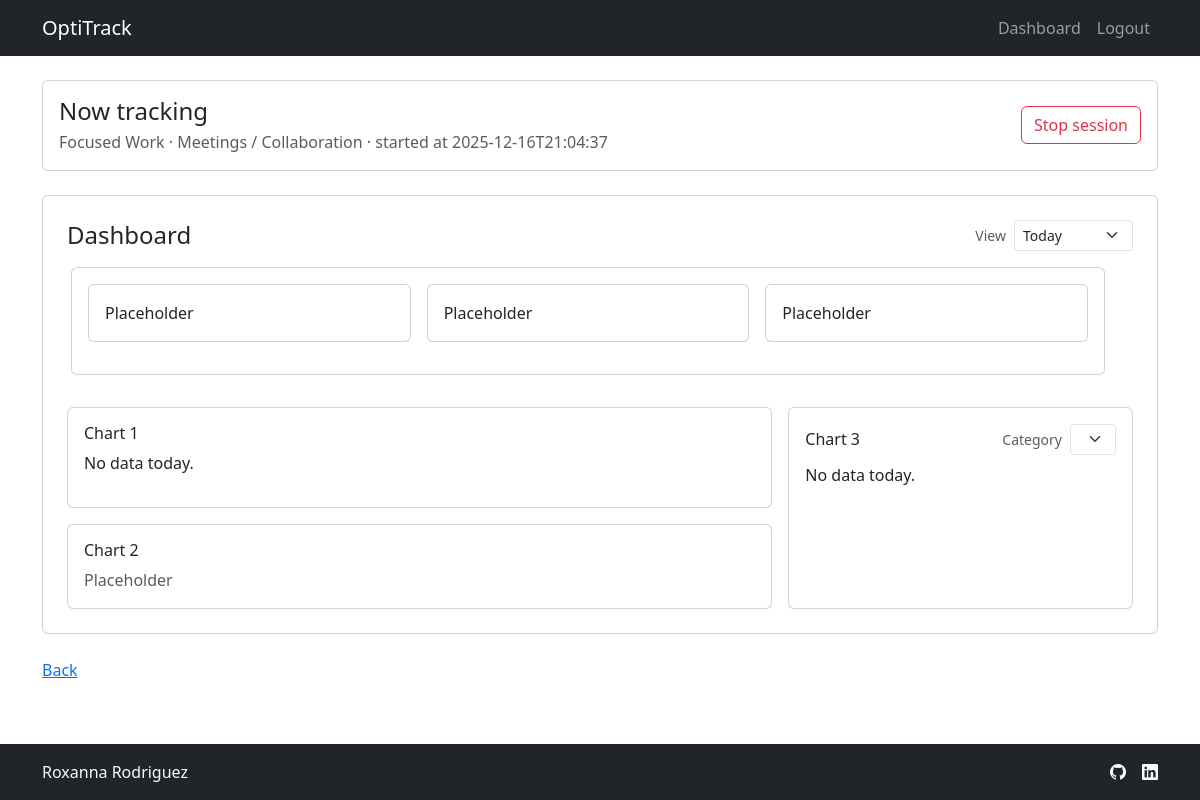
Before: /dashboard (signed in) with the older database file.
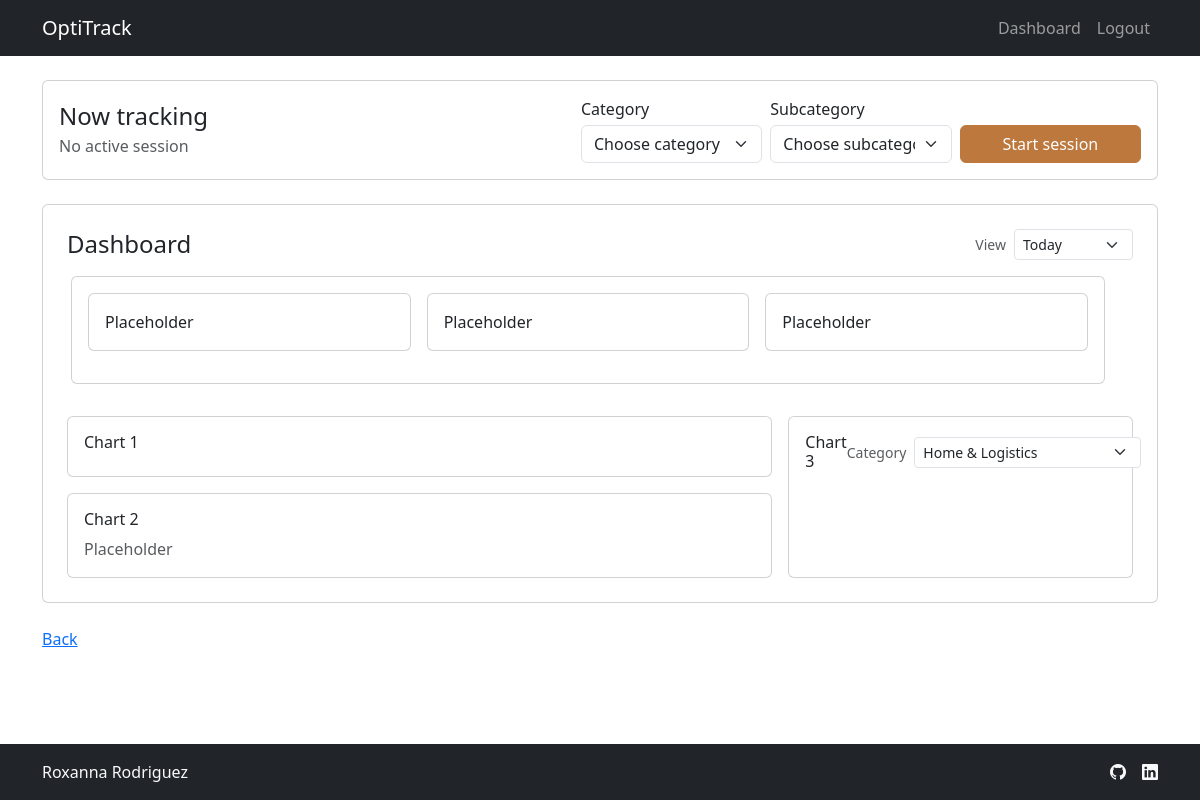
After: the same page with the newer database file.
### tables this page shows
CREATE TABLE events (
    event_id INTEGER PRIMARY KEY AUTOINCREMENT,
    user_id INTEGER NOT NULL,
    category TEXT NOT NULL,
    subcategory TEXT NOT NULL,
    start_ts TIMESTAMP NOT NULL,
    end_ts TIMESTAMP,
    FOREIGN KEY (user_id) REFERENCES users(user_id)
);

### app.py (the view)
@app.route("/dashboard")
@login_required
def dashboard():
    db = get_db()
    rows = db.execute(
        """
        SELECT category, subcategory
        FROM user_activities
        WHERE user_id = ?
        """,
        (g.user["user_id"],)
    ).fetchall()
    activities_by_cat = {}
    for row in rows:
        activities_by_cat.setdefault(row["category"], []).append(row["subcategory"])
    active_session = db.execute(
        """
        SELECT *
        FROM events
        WHERE user_id = ? AND end_ts IS NULL
        """,
        (g.user["user_id"],)
    ).fetchone()
    query = """
        SELECT
            category,
        SUM(total_seconds) AS total_time_spent_seconds
        FROM vw_daily_activity
        WHERE user_id = ? AND event_date = DATE('now', 'localtime')
        GROUP BY category
        ORDER BY total_time_spent_seconds DESC
        """
    df_today_by_category = pd.read_sql_query(query, db, params=(g.user["user_id"],))
    period = request.args.get("period", "today")
    if df_today_by_category.empty:
        chart_divs = {}
        kpis = {}
        return render_template("dashboard.html",
                           activities_by_cat=activities_by_cat,
                           active_session=active_session,
                           period=period,
                           chart_divs=chart_divs,
                           kpis = kpis)
    df_today_by_category["total_time_spent_hours"] = df_today_by_category["total_time_spent_seconds"]/3600
    total_time_tracked = df_today_by_category["total_time_spent_seconds"].sum()/3600
    top_category = df_today_by_category.iloc[0]["category"]
    categories_available = df_today_by_category["category"].tolist()
    selected_category = request.args.get("category", top_category)
    if selected_category not in categories_available:
        selected_category = top_category
    query = """
        SELECT
            subcategory,
            SUM(total_seconds) AS total_time_spent_seconds
        FROM vw_daily_activity
        WHERE user_id = ?
            AND event_date = DATE('now', 'localtime')
            AND category = ?
        GROUP BY subcategory
        """
    df_subcategory_breakdown = pd.read_sql_query(query, db, params=(g.user["user_id"], selected_category))
    df_subcategory_breakdown["total_time_spent_hours"] = df_subcategory_breakdown["total_time_spent_seconds"]/3600
    chart_today_by_category = charts.today_by_category(df_today_by_category)
    div_today_by_category = charts.fig_to_div(chart_today_by_category)
    chart_subcategory_breakdown = charts.subcategories_breakdown(df_subcategory_breakdown, selected_category)
    div_subcategory_breakdown = charts.fig_to_div(chart_subcategory_breakdown)
    chart_divs = {"div_today_by_category": div_today_by_category,
                    "div_subcategory_breakdown": div_subcategory_breakdown}
    kpis = {"total_time_tracked": total_time_tracked,
                    "top_category": top_category}
    return render_template("dashboard.html",
                           activities_by_cat=activities_by_cat,
                           active_session=active_session,
                           period=period,
                           categories_available=categories_available,
                           selected_category=selected_category,
                           chart_divs=chart_divs,
                           kpis = kpis)

### app.py (called while the page is built, shortened)
@app.before_request
def load_logged_in_user():
    user_id = session.get("user_id")
    if user_id is None:
        g.user = None
    else:
        db = get_db()
        g.user = db.execute(
            """
            SELECT * FROM users WHERE user_id = ?
            """,
            (user_id,)
        ).fetchone()

@app.before_request
def require_setup_if_needed():
    if g.get("user") is None:
        return
    if g.user["setup_completed"]:
        return

@app.after_request
def add_no_cache_headers(response):
    response.headers["Cache-Control"] = "no-store, no-cache, must-revalidate, max-age=0"
    response.headers["Pragma"] = "no-cache"
    response.headers["Expires"] = "0"
    return response

### charts.py (called while the page is built)
def today_by_category(df):
    df = df.sort_values("total_time_spent_hours", ascending=True)
    fig = px.bar(
        df,
        x="total_time_spent_hours",
        y="category",
        orientation="h",
        title="Hours by Category"
    )
    fig.update_layout(margin=dict(l=10, r=10, t=40, b=10))
    fig.update_xaxes(title="Hours", tickformat=".2f")
    return fig

def subcategories_breakdown(df, selected_category):
    df = df.sort_values("total_time_spent_hours", ascending=True)
    fig = px.bar(
        df,
        x="subcategory",
        y="total_time_spent_hours",
        title=f"{selected_category} - subcategories"
    )
    fig.update_layout(margin=dict(l=10, r=10, t=40, b=10))
    fig.update_yaxes(title="Hours", tickformat=".2f")
    return fig

def fig_to_div(fig):
    return pio.to_html(fig, full_html=False, include_plotlyjs="cdn")

### helpers.py (called while the page is built)
def get_db():
    if "db" not in g:
        g.db = sqlite3.connect(current_app.config["DATABASE"])
        g.db.row_factory = sqlite3.Row
    return g.db

def login_required(f):
    @wraps(f)
    def decorated_function(*args, **kwargs):
        if g.user is None:
            return redirect("/login")
        return f(*args, **kwargs)
    return decorated_function

### templates/dashboard.html (shortened to what this page needs)
{% extends "layout.html" %}
{% block content %}
<div class="container py-4">
    <section class="mb-4">
        <div class="card">
            <div class="card-body d-flex flex-column flex-md-row align-items-md-center justify-content-between gap-3">
                <div>
                    <h2 class="h4 mb-1">Now tracking</h2>
                    <p class="text-muted mb-0">
                        {% if active_session %}
                        {{ active_session["category"] }} · {{ active_session["subcategory"] }} · started at {{
                        active_session["start_ts"] }}
                        {% else %}
                        No active session
                        {% endif %}
                    </p>
                </div>
                {% if not active_session %}
                <div class="dashboard-tracker">
                    <form method="post" action="/sessions/start" class="row g-2 align-items-end">
                        <div class="col-12 col-md-4">
                            <label for="categorySelect" class="form-label mb-1">Category</label>
                            <select id="categorySelect" name="category" class="form-select w-100" required>
                                <option value="" selected disabled>Choose category</option>
                            </select>
                        </div>
                        <div class="col-12 col-md-4">
                            <label for="subcategorySelect" class="form-label mb-1">Subcategory</label>
                            <select id="subcategorySelect" name="subcategory" class="form-select w-100" required>
                                <option value="" selected disabled>Choose subcategory</option>
                            </select>
                        </div>
                        <div class="col-12 col-md-4">
                            <button type="submit" class="btn btn-secondary tracker-btn w-100">
                                Start session
                            </button>
                        </div>
                    </form>
                </div>
                {% else %}
                <div class="dashboard-tracker">
                    <form method="post" action="/sessions/stop">
                        <button type="submit" class="btn btn-outline-danger tracker-btn w-100">
                            Stop session
                        </button>
                    </form>
                </div>
                {% endif %}
            </div>
        </div>
    </section>
    <section class="mb-4">
        <div class="card">
            <div class="card-body p-4">
                <div class="d-flex align-items-center justify-content-between mb-3">
                    <h2 class="h4 mb-0">Dashboard</h2>
                    <form method="get" class="d-flex align-items-center gap-2">
                        <label for="periodSelect" class="form-label mb-0 small text-muted">View</label>
                        <select id="periodSelect" name="period" class="form-select form-select-sm"
                            onchange="this.form.submit()">
                            <option value="today" {% if period=="today" %}selected{% endif %}>Today</option>
                        </select>
                    </form>
                </div>
                <div class="row g-3 align-items-stretch">
                    <div class="row my-3">
                        <div class="col-12">
                            <div class="card flex-fill">
                                <div class="card-body">
                                    <div class="row mb-3 g-3">
                                        <div class="col-12 col-md-4">
                                            <div class="card">
                                                <div class="card-body">Placeholder</div>
                                            </div>
                                        </div>
                                        <div class="col-12 col-md-4">
                                            <div class="card">
                                                <div class="card-body">Placeholder</div>
                                            </div>
                                        </div>
                                        <div class="col-12 col-md-4">
                                            <div class="card">
                                                <div class="card-body">Placeholder</div>
                                            </div>
                                        </div>
                                    </div>
                                </div>
                            </div>
                        </div>
                    </div>
                    <div class="col-12 col-lg-8 d-flex flex-column gap-3">
                        <div class="card flex-fill">
                            <div class="card-body">
                                <h3 class="h6">Chart 1</h3>
                                {% if chart_divs %}
                                {{ chart_divs.div_today_by_category | safe }}
                                {% else %}
                                <p>No data today.</p>
                                {% endif %}
                            </div>
                        </div>
                        <div class="card flex-fill">
                            <div class="card-body">
                                <h3 class="h6">Chart 2</h3>
                                <p class="text-muted mb-0">Placeholder</p>
                            </div>
                        </div>
                    </div>
                    <div class="col-12 col-lg-4 d-flex">
                        <div class="card w-100 h-100">
                            <div class="card-body">
                                <div class="d-flex align-items-center justify-content-between mb-2">
                                    <h3 class="h6 mb-0">Chart 3</h3>
                                    <form method="get" class="d-flex align-items-center gap-2">
                                        <label for="dashboardCategorySelect"
                                            class="form-label mb-0 small text-muted">Category</label>
                                        <select id="dashboardCategorySelect" name="category"
                                            class="form-select form-select-sm w-auto" onchange="this.form.submit()">
                                            {% for category in categories_available %}
                                            <option value="{{ category }}" {% if category==selected_category
                                                %}selected{% endif %}>
                                                {{ category }}
                                            </option>
                                            {% endfor %}
                                        </select>
                                    </form>
                                </div>
                                {% if chart_divs %}
                                {{ chart_divs.div_subcategory_breakdown | safe }}
                                {% else %}
                                <p>No data today.</p>
                                {% endif %}
                            </div>
                        </div>
                    </div>
                </div>
            </div>
        </div>
    </section>
    <a href="{{ url_for('index') }}">Back</a>
    {% endblock %}

### templates/layout.html (shortened to what this page needs)
<!DOCTYPE html>
<html lang="en">
<head>
    <link href="https://cdn.jsdelivr.net/npm/bootstrap@5.3.3/dist/css/bootstrap.min.css" rel="stylesheet"
>
    <link rel="stylesheet" href="{{ url_for('static', filename='styles.css') }}">
    <link rel="stylesheet" href="https://cdn.jsdelivr.net/npm/bootstrap-icons@1.10.5/font/bootstrap-icons.css">
</head>
<body>
    <nav class="navbar navbar-expand-md navbar-dark bg-dark">
        <div class="container">
            <a class="navbar-brand d-flex align-items-center" href="{{ url_for('index') }}">
                <span> OptiTrack </span>
            </a>
            {% if g.user %}
            <div class="collapse navbar-collapse" id="navbarNav">
                <ul class="navbar-nav ms-auto mb-2 mb-md-0">
                    <li class="nav-item">
                        <a class="nav-link" href="{{ url_for('dashboard') }}">Dashboard</a>
                    </li>
                    <li class="nav-item">
                        <a class="nav-link" href="{{ url_for('logout') }}">Logout</a>
                    </li>
                </ul>
            </div>
            {% endif %}
        </div>
    </nav>
    <main class="{% block main_class %}{% endblock %}">
        {% block content %}{% endblock %}
    </main>
    <footer class="text-center bg-dark text-light py-3">
        <div class="container">
            <div class="row align-items-center">
                <div class="col-md-4 d-flex align-items-center justify-content-center justify-content-md-start">
                    <span class="mb-3 mb-md-0 text-light">Roxanna Rodriguez</span>
                </div>
                <ul class="col-md-4 offset-md-4 nav justify-content-center justify-content-md-end list-unstyled d-flex">
                    <li class="ms-3">
                        <a class="text-light" href="#" aria-label="GitHub">
                            <i class="bi bi-github" aria-hidden="true"></i>
                        </a>
                    </li>
                    <li class="ms-3">
                        <a class="text-light" href="#" aria-label="LinkedIn">
                            <i class="bi bi-linkedin" aria-hidden="true"></i>
                        </a>
                    </li>
                </ul>
            </div>
        </div>
    </footer>
</body>
</html>

### static/styles.css (style rules this page uses)
.navbar-dark { background-color: #1F1D20; }
html, body { height: 100%; }
body { display: flex; flex-direction: column; min-height: 100vh; }
main { flex: 1; }
.btn-secondary { background-color: #bc783d; border-color: #bc783d; }
.dashboard-tracker { max-width: 560px; }
.tracker-btn { white-space: nowrap; }
@media (min-width: 768px) { .tracker-btn { width: 130px; } }

Changed rows visible on the page:
no longer on this page (row edited): events: category "Focused Work", subcategory "Meetings / Collaboration", start_ts "2025-12-16T21:04:37"
Other visible differences:
form field category: (not shown) → "Choose category"
form field subcategory: (not shown) → "Choose subcategory"
form field category: (not shown) → "Home & Logistics"
text no longer shown: "· · started at Stop session No data today. No data today."
text now shown: "No active session Category Subcategory Start session"
